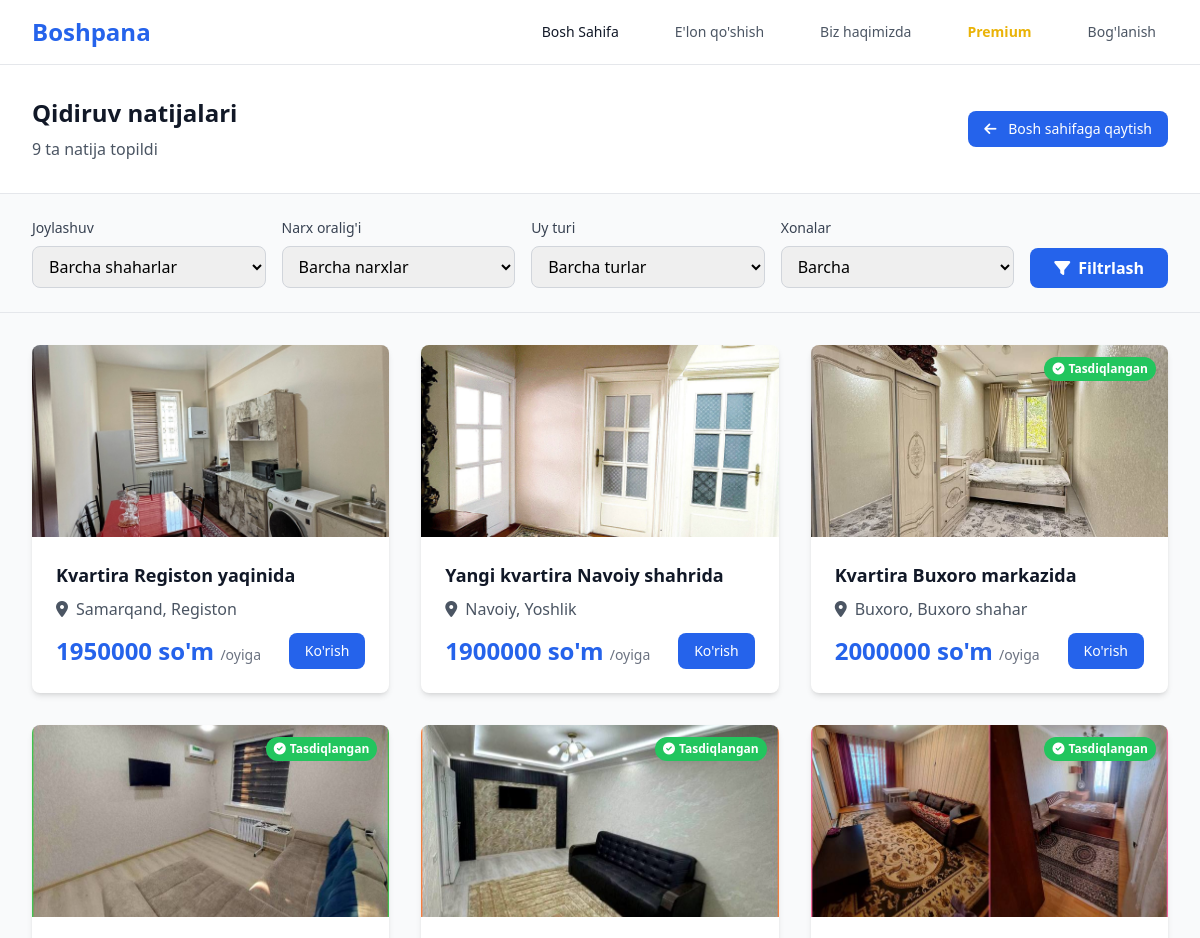
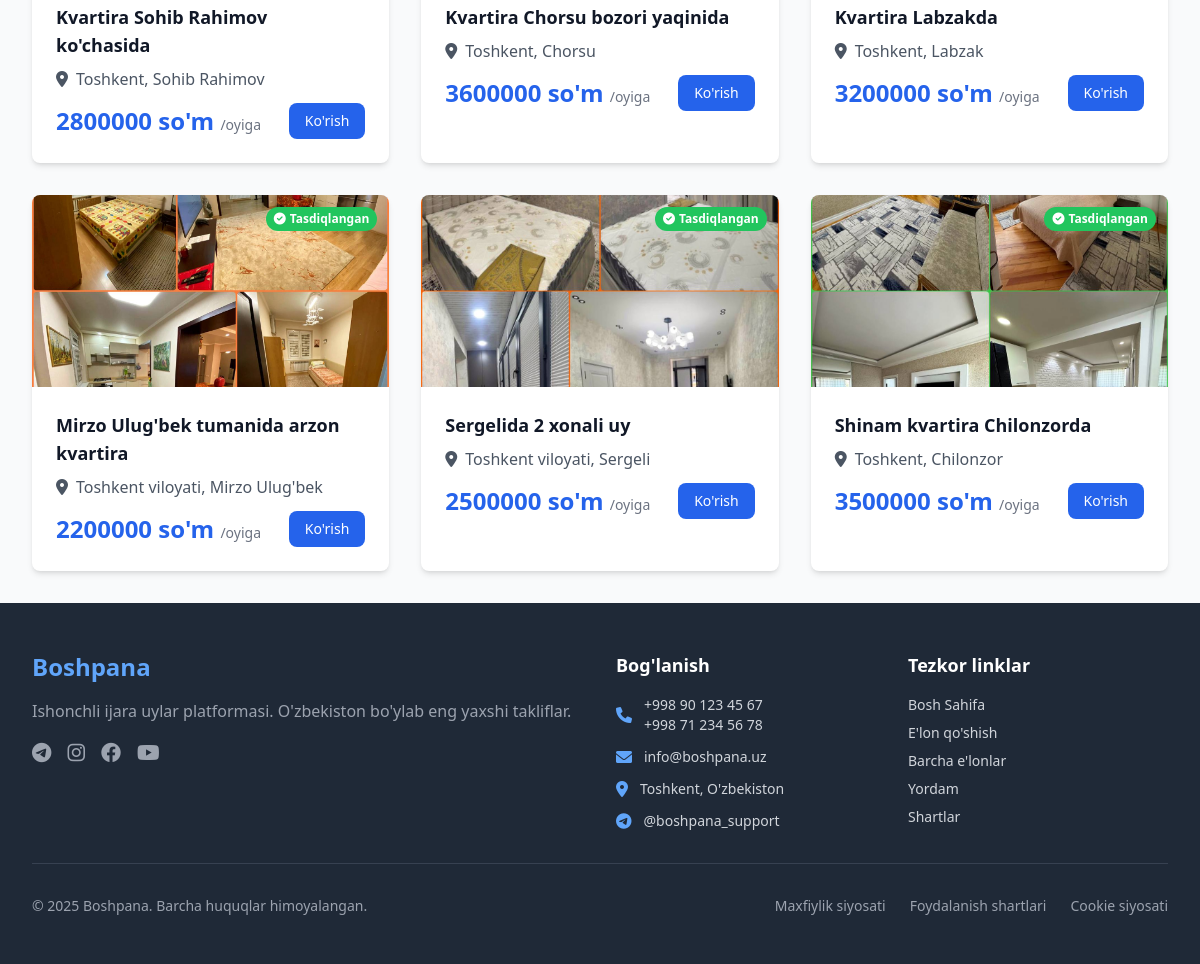
The app's page /search/ with its own data (2 pictures, top to bottom).
### main/models.py (models this page shows, shortened)
class Rental(models.Model):
    PROPERTY_TYPES = [
        ('apartment', 'Kvartira'),
        ('house', 'Uy'),
        ('studio', 'Studio'),
        ('penthouse', 'Penthouse'),
    ]
    CITIES = [
        ('tashkent', 'Toshkent'),
        ('samarkand', 'Samarqand'),
        ('bukhara', 'Buxoro'),
        ('andijan', 'Andijon'),
        ('namangan', 'Namangan'),
        ('fergana', 'Farg\'ona'),
        ('navoiy', 'Navoiy'),
        ('kashkadarya', 'Qashqadaryo'),
        ('surkhandarya', 'Surxondaryo'),
        ('sirdarya', 'Sirdaryo'),
        ('jizzakh', 'Jizzax'),
        ('tashkent_region', 'Toshkent viloyati'),
        ('xorezm', 'Xorazm'),
        ('karakalpakstan', 'Qoraqalpog\'iston'),
    ]
    title = models.CharField(max_length=200, verbose_name="Sarlavha")
    description = models.TextField(verbose_name="Tavsif")
    property_type = models.CharField(max_length=20, choices=PROPERTY_TYPES, verbose_name="Uy turi")
    city = models.CharField(max_length=20, choices=CITIES, verbose_name="Shahar")
    district = models.CharField(max_length=100, verbose_name="Tuman")
    address = models.CharField(max_length=200, verbose_name="Manzil")
    price = models.DecimalField(max_digits=10, decimal_places=2, verbose_name="Narx (so'm)")
    rooms = models.PositiveIntegerField(verbose_name="Xonalar soni")
    area = models.DecimalField(max_digits=8, decimal_places=2, verbose_name="Maydon (m²)")
    floor = models.PositiveIntegerField(verbose_name="Qavat")
    total_floors = models.PositiveIntegerField(verbose_name="Jami qavatlar")
    has_balcony = models.BooleanField(default=False, verbose_name="Balkon")
    has_parking = models.BooleanField(default=False, verbose_name="Avtomobil to'xtash joyi")
    has_elevator = models.BooleanField(default=False, verbose_name="Lift")
    has_air_conditioning = models.BooleanField(default=False, verbose_name="Konditsioner")
    has_internet = models.BooleanField(default=False, verbose_name="Internet")
    has_furniture = models.BooleanField(default=False, verbose_name="Mebel")
    owner = models.ForeignKey(User, on_delete=models.CASCADE, verbose_name="Egasi")
    verified = models.BooleanField(default=False, verbose_name="Tasdiqlangan")
    is_active = models.BooleanField(default=True, verbose_name="Faol")
    created_at = models.DateTimeField(auto_now_add=True, verbose_name="Yaratilgan sana")
    updated_at = models.DateTimeField(auto_now=True, verbose_name="Yangilangan sana")
    class Meta:
        verbose_name = "Ijara uyi"
        verbose_name_plural = "Ijara uylar"
        ordering = ['-created_at']

class RentalImage(models.Model):
    rental = models.ForeignKey(Rental, on_delete=models.CASCADE, related_name='images', verbose_name="Ijara uyi")
    image = models.ImageField(upload_to='rentals/', verbose_name="Rasm")
    is_primary = models.BooleanField(default=False, verbose_name="Asosiy rasm")
    created_at = models.DateTimeField(auto_now_add=True, verbose_name="Yaratilgan sana")
    class Meta:
        verbose_name = "Ijara uyi rasmi"
        verbose_name_plural = "Ijara uyi rasmlari"

### main/views.py (the view, shortened to what this page needs)
# urls.py: path('search/', views.search, name='search'),
def search(request):
    rentals = Rental.objects.filter(is_active=True).select_related('owner').prefetch_related('images')
    city = request.GET.get('city')
    price_range = request.GET.get('price_range')
    property_type = request.GET.get('property_type')
    rooms = request.GET.get('rooms')
    if city:
        rentals = rentals.filter(city=city)
    if property_type:
        rentals = rentals.filter(property_type=property_type)
    if rooms:
        rentals = rentals.filter(rooms=rooms)
    total_results = rentals.count()
    return render(request, 'main/search.html', {
        'rentals': rentals,
        'total_results': total_results,
        'selected_city': city,
        'selected_price_range': price_range,
        'selected_property_type': property_type,
        'selected_rooms': rooms,
        'current_year': datetime.now().year,
    })

### templates/main/search.html (shortened to what this page needs)
<!DOCTYPE html>
<html lang="uz">
<head>
    <script src="https://cdn.tailwindcss.com"></script>
    <link href="https://cdnjs.cloudflare.com/ajax/libs/font-awesome/6.0.0/css/all.min.css" rel="stylesheet">
</head>
<body class="bg-gray-50">
    <nav class="bg-white shadow-sm border-b">
        <div class="max-w-7xl mx-auto px-4 sm:px-6 lg:px-8">
            <div class="flex justify-between items-center h-16">
                <div class="flex items-center">
                    <div class="flex-shrink-0">
                        <a href="{% url 'home' %}">
                            <h1 class="text-2xl font-bold text-blue-600">Boshpana</h1>
                        </a>
                    </div>
                </div>
                <div class="hidden md:block">
                    <div class="ml-10 flex items-baseline space-x-8">
                        <a href="{% url 'home' %}" class="text-gray-900 hover:text-blue-600 px-3 py-2 text-sm font-medium transition-colors">Bosh Sahifa</a>
                        <a href="/add-listing/" class="text-gray-600 hover:text-blue-600 px-3 py-2 text-sm font-medium transition-colors">E'lon qo'shish</a>
                        <a href="/about/" class="text-gray-600 hover:text-blue-600 px-3 py-2 text-sm font-medium transition-colors">Biz haqimizda</a>
                        <a href="/premium/" class="text-yellow-500 hover:text-yellow-600 px-3 py-2 text-sm font-semibold transition-colors">Premium</a>
                        <a href="#contact" class="text-gray-600 hover:text-blue-600 px-3 py-2 text-sm font-medium transition-colors">Bog'lanish</a>
                    </div>
                </div>
            </div>
        </div>
    </nav>
    <section class="bg-white border-b">
        <div class="max-w-7xl mx-auto px-4 sm:px-6 lg:px-8 py-8">
            <div class="flex flex-col md:flex-row justify-between items-start md:items-center">
                <div>
                    <h1 class="text-2xl font-bold text-gray-900 mb-2">Qidiruv natijalari</h1>
                    <p class="text-gray-600">{{ total_results }} ta natija topildi</p>
                </div>
                <a href="{% url 'home' %}" class="mt-4 md:mt-0 bg-blue-600 hover:bg-blue-700 text-white px-4 py-2 rounded-lg text-sm font-medium transition-colors">
                    <i class="fas fa-arrow-left mr-2"></i>
                    Bosh sahifaga qaytish
                </a>
            </div>
        </div>
    </section>
    <section class="bg-gray-50 border-b">
        <div class="max-w-7xl mx-auto px-4 sm:px-6 lg:px-8 py-6">
            <form method="GET" class="flex flex-col md:flex-row gap-4">
                <div class="flex-1">
                    <label class="block text-sm font-medium text-gray-700 mb-2">Joylashuv</label>
                    <select name="city" class="w-full px-3 py-2 border border-gray-300 rounded-lg focus:ring-2 focus:ring-blue-500 focus:border-transparent">
                        <option value="">Barcha shaharlar</option>
                    </select>
                </div>
                <div class="flex-1">
                    <label class="block text-sm font-medium text-gray-700 mb-2">Narx oralig'i</label>
                    <select name="price_range" class="w-full px-3 py-2 border border-gray-300 rounded-lg focus:ring-2 focus:ring-blue-500 focus:border-transparent">
                        <option value="">Barcha narxlar</option>
                    </select>
                </div>
                <div class="flex-1">
                    <label class="block text-sm font-medium text-gray-700 mb-2">Uy turi</label>
                    <select name="property_type" class="w-full px-3 py-2 border border-gray-300 rounded-lg focus:ring-2 focus:ring-blue-500 focus:border-transparent">
                        <option value="">Barcha turlar</option>
                    </select>
                </div>
                <div class="flex-1">
                    <label class="block text-sm font-medium text-gray-700 mb-2">Xonalar</label>
                    <select name="rooms" class="w-full px-3 py-2 border border-gray-300 rounded-lg focus:ring-2 focus:ring-blue-500 focus:border-transparent">
                        <option value="">Barcha</option>
                    </select>
                </div>
                <div class="flex items-end">
                    <button type="submit" class="w-full md:w-auto bg-blue-600 hover:bg-blue-700 text-white font-semibold py-2 px-6 rounded-lg transition-colors duration-200 flex items-center justify-center gap-2">
                        <i class="fas fa-filter"></i>
                        Filtrlash
                    </button>
                </div>
            </form>
        </div>
    </section>
    <section class="py-8">
        <div class="max-w-7xl mx-auto px-4 sm:px-6 lg:px-8">
            {% if rentals %}
                <div class="grid grid-cols-1 md:grid-cols-2 lg:grid-cols-3 gap-8">
                    {% for rental in rentals %}
                    <div class="bg-white rounded-lg shadow-md overflow-hidden hover:shadow-lg transition-shadow duration-300">
                        <div class="relative">
                            {% if rental.images.exists %}
                                {% with rental.images.first as first_image %}
                                    <img src="{{ first_image.image.url }}"
                                         alt="{{ rental.title }}"
                                         class="w-full h-48 object-cover">
                                {% endwith %}
                            {% else %}
                                <img src="/placeholder.svg?height=200&width=300"
                                     alt="{{ rental.title }}"
                                     class="w-full h-48 object-cover">
                            {% endif %}
                            {% if rental.verified %}
                            <div class="absolute top-3 right-3">
                                <span class="bg-green-500 text-white px-2 py-1 rounded-full text-xs font-semibold flex items-center gap-1">
                                    <i class="fas fa-check-circle"></i>
                                    Tasdiqlangan
                                </span>
                            </div>
                            {% endif %}
                        </div>
                        <div class="p-6">
                            <h3 class="text-lg font-semibold text-gray-900 mb-2">{{ rental.title }}</h3>
                            <div class="flex items-center text-gray-600 mb-3">
                                <i class="fas fa-map-marker-alt mr-2"></i>
                                <span>{{ rental.get_city_display }}, {{ rental.district }}</span>
                            </div>
                            <div class="flex items-center justify-between">
                                <div class="text-2xl font-bold text-blue-600">
                                    {{ rental.price|floatformat:0 }} so'm
                                    <span class="text-sm font-normal text-gray-500">/oyiga</span>
                                </div>
                                <a href="{% url 'listing_detail' rental.pk %}" class="bg-blue-600 hover:bg-blue-700 text-white px-4 py-2 rounded-lg text-sm font-medium transition-colors duration-200 block text-center">
                                    Ko'rish
                                </a>
                            </div>
                        </div>
                    </div>
                    {% endfor %}
                </div>
            {% endif %}
        </div>
    </section>
    <footer class="bg-gray-800 text-white" id="contact">
        <div class="max-w-7xl mx-auto px-4 sm:px-6 lg:px-8 py-12">
            <div class="grid grid-cols-1 md:grid-cols-4 gap-8">
                <div class="col-span-1 md:col-span-2">
                    <div class="mb-6">
                        <h3 class="text-2xl font-bold text-blue-400 mb-4">Boshpana</h3>
                        <p class="text-gray-400 mb-4">Ishonchli ijara uylar platformasi. O'zbekiston bo'ylab eng yaxshi takliflar.</p>
                        <div class="flex space-x-4">
                            <a href="https://t.me/boshpana_uz" class="text-gray-400 hover:text-blue-400 transition-colors">
                                <i class="fab fa-telegram text-xl"></i>
                            </a>
                            <a href="https://instagram.com/boshpana_uz" class="text-gray-400 hover:text-pink-400 transition-colors">
                                <i class="fab fa-instagram text-xl"></i>
                            </a>
                            <a href="https://facebook.com/boshpana.uz" class="text-gray-400 hover:text-blue-600 transition-colors">
                                <i class="fab fa-facebook text-xl"></i>
                            </a>
                            <a href="https://youtube.com/@boshpana" class="text-gray-400 hover:text-red-600 transition-colors">
                                <i class="fab fa-youtube text-xl"></i>
                            </a>
                        </div>
                    </div>
                </div>
                <div class="col-span-1">
                    <h4 class="text-lg font-semibold mb-4">Bog'lanish</h4>
                    <div class="space-y-3">
                        <div class="flex items-center">
                            <i class="fas fa-phone mr-3 text-blue-400"></i>
                            <div>
                                <p class="text-sm text-gray-300">+998 90 123 45 67</p>
                                <p class="text-sm text-gray-300">+998 71 234 56 78</p>
                            </div>
                        </div>
                        <div class="flex items-center">
                            <i class="fas fa-envelope mr-3 text-blue-400"></i>
                            <p class="text-sm text-gray-300">info@boshpana.uz</p>
                        </div>
                        <div class="flex items-center">
                            <i class="fas fa-map-marker-alt mr-3 text-blue-400"></i>
                            <p class="text-sm text-gray-300">Toshkent, O'zbekiston</p>
                        </div>
                        <div class="flex items-center">
                            <i class="fab fa-telegram mr-3 text-blue-400"></i>
                            <p class="text-sm text-gray-300">@boshpana_support</p>
                        </div>
                    </div>
                </div>
                <div class="col-span-1">
                    <h4 class="text-lg font-semibold mb-4">Tezkor linklar</h4>
                    <div class="space-y-2">
                        <a href="{% url 'home' %}" class="block text-sm text-gray-300 hover:text-white transition-colors">Bosh Sahifa</a>
                        <a href="#" class="block text-sm text-gray-300 hover:text-white transition-colors">E'lon qo'shish</a>
                        <a href="#" class="block text-sm text-gray-300 hover:text-white transition-colors">Barcha e'lonlar</a>
                        <a href="#" class="block text-sm text-gray-300 hover:text-white transition-colors">Yordam</a>
                        <a href="#" class="block text-sm text-gray-300 hover:text-white transition-colors">Shartlar</a>
                    </div>
                </div>
            </div>
            <div class="border-t border-gray-700 pt-8 mt-8">
                <div class="flex flex-col md:flex-row justify-between items-center">
                    <div class="text-center md:text-left mb-4 md:mb-0">
                        <p class="text-gray-400 text-sm">
                            &copy; {{ current_year|default:"2024" }} Boshpana. Barcha huquqlar himoyalangan.
                        </p>
                    </div>
                    <div class="flex space-x-6">
                        <a href="#" class="text-gray-400 hover:text-white text-sm transition-colors">Maxfiylik siyosati</a>
                        <a href="#" class="text-gray-400 hover:text-white text-sm transition-colors">Foydalanish shartlari</a>
                        <a href="#" class="text-gray-400 hover:text-white text-sm transition-colors">Cookie siyosati</a>
                    </div>
                </div>
            </div>
        </div>
    </footer>
</body>
</html>

### records on screen
Rental: images.first.image (picture), title "Kvartira Registon yaqinida", city "Samarqand", district "Registon", price "1950000"
Rental: images.first.image (picture), title "Yangi kvartira Navoiy shahrida", city "Navoiy", district "Yoshlik", price "1900000"
Rental: images.first.image (picture), verified True (drawn), title "Kvartira Buxoro markazida", city "Buxoro", district "Buxoro shahar", price "2000000"
Rental: images.first.image (picture), verified True (drawn), title "Kvartira Sohib Rahimov ko'chasida", city "Toshkent", district "Sohib Rahimov", price "2800000"
Rental: images.first.image (picture), verified True (drawn), title "Kvartira Chorsu bozori yaqinida", city "Toshkent", district "Chorsu", price "3600000"
Rental: images.first.image (picture), verified True (drawn), title "Kvartira Labzakda", city "Toshkent", district "Labzak", price "3200000"
Rental: images.first.image (picture), verified True (drawn), title "Mirzo Ulug'bek tumanida arzon kvartira", city "Toshkent viloyati", district "Mirzo Ulug'bek", price "2200000"
Rental: images.first.image (picture), verified True (drawn), title "Sergelida 2 xonali uy", city "Toshkent viloyati", district "Sergeli", price "2500000"
Rental: images.first.image (picture), verified True (drawn), title "Shinam kvartira Chilonzorda", city "Toshkent", district "Chilonzor", price "3500000"

### other values on screen
{{ total_results }} "9"
